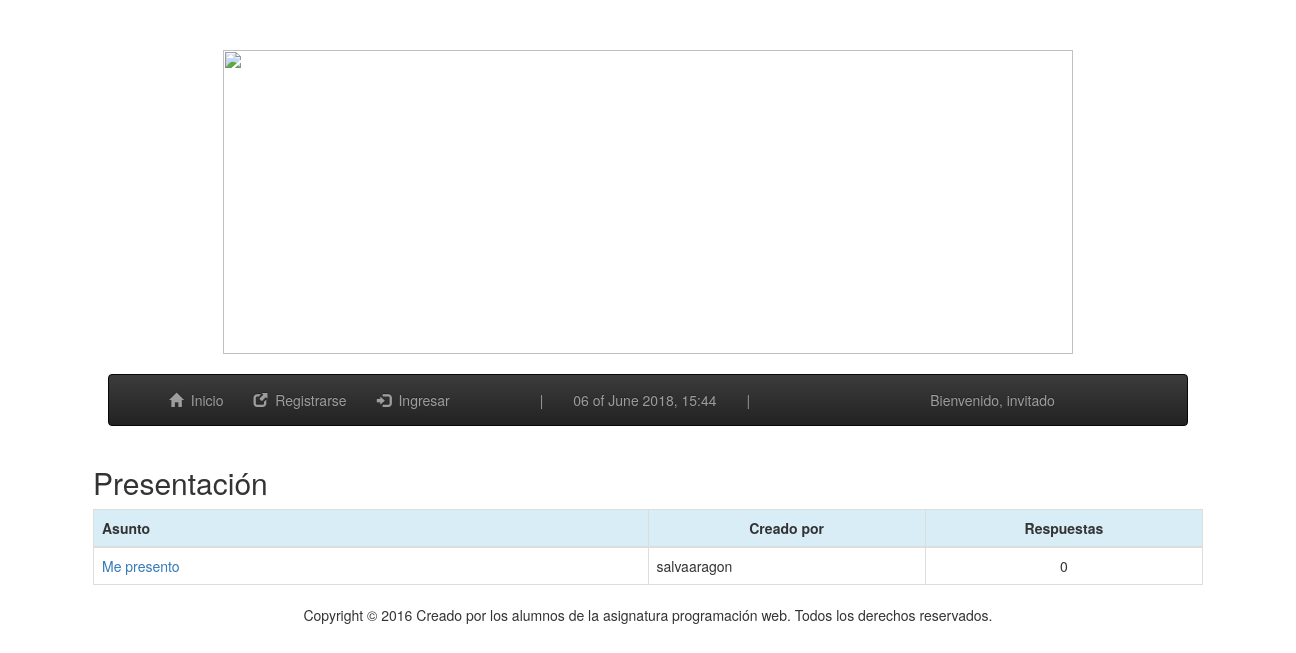
The page /index.php/foro/subforoSinLogin/2 on the database its author committed.
### tables this page shows
CREATE TABLE `subforo` (
  `Id` int(11) NOT NULL,
  `Id_Seccion` int(11) NOT NULL,
  `Nombre` varchar(32) NOT NULL,
  `Descripcion` varchar(512) NOT NULL
);

CREATE TABLE `post` (
  `Id` int(11) NOT NULL,
  `Id_Subforo` int(11) NOT NULL,
  `Id_Usuario` int(11) NOT NULL,
  `Nombre` varchar(128) NOT NULL,
  `Palabras` varchar(64) NOT NULL,
  `Descripcion` varchar(8192) NOT NULL,
  `fechaCreacion` date DEFAULT NULL
);

CREATE TABLE `usuario` (
  `Id` int(11) NOT NULL,
  `Nick` varchar(16) NOT NULL,
  `Password` varchar(32) NOT NULL,
  `Nombre` varchar(32) DEFAULT NULL,
  `Apellidos` varchar(128) DEFAULT NULL,
  `Correo` varchar(32) NOT NULL,
  `NumeroReportes` int(11) NOT NULL,
  `EstaBaneado` tinyint(1) NOT NULL,
  `EsAdmin` tinyint(1) NOT NULL,
  `imagen` varchar(32) NOT NULL
);

### application/controllers/foro.php (called while the page is built, shortened)
<?php
	class Foro extends CI_Controller
	{
		function subforoSinLogin($id = 0)
		{
			if((int)$id <= 0)
			{
				echo "Error, no existe un subforo con esta id.";
			}
			else
			{
				$this->load->helper('date');
				$this->load->helper('url');
				$this->load->model("foro_model", "foro");
				$vars['query'] = $this->foro->getPosts($id);
				$this->load->view("foro/subforonologueado", $vars);
			}
		}
	}
?>

### index.php (called while the page is built, shortened)
<?php
require_once BASEPATH.'core/CodeIgniter.php';

### application/models/foro_model.php (called while the page is built, shortened)
<?php
	class Foro_model extends CI_Model
	{
		function getNombreSubforo($Id = 0)
		{
			$this->db->where("Id", $Id);
			$this->db->select("Nombre");
			$q = $this->db->get("Subforo");
			return $q->result();
		}
		function getPosts($Id_Subforo = 0)
		{
			$this->db->where("Id_Subforo", $Id_Subforo);
			$q = $this->db->get("Post");
			return $q;
		}
		function getNumComentarios($Id_Post)
		{
			$this->db->select('COUNT(Id) as total');
			$this->db->where("Id_Post", $Id_Post);
			$q = $this->db->get('Comentario');
			return $q;
		}
		function getNickUsuario($Id_Usuario)
		{
			$this->db->where("Id", $Id_Usuario);
			$q = $this->db->get("Usuario");
			return $q->result();
		}
	}
?>

### application/views/foro/subforonologueado.php (the view, shortened to what this page needs)
<!DOCTYPE HTML>
<html>
<head>
	<link rel="stylesheet" type="text/css" href="<?php echo base_url(); ?>estilos/estilo.css" />
<link rel="stylesheet" href="https://maxcdn.bootstrapcdn.com/bootstrap/3.3.7/css/bootstrap.min.css">
<link rel="stylesheet" href="https://maxcdn.bootstrapcdn.com/bootstrap/3.3.7/css/bootstrap-theme.min.css">
</head>
<body>
    <div class="container" >
		<center><img src="<?=base_url()?>imagenes/logoforo" WIDTH = 850 height =304>
	</div>
		<br>
    <nav class="navbar navbar-inverse col-md-10 col-md-offset-1">
      <div class="container">
        <div id="navbar" class="collapse navbar-collapse">
          <ul class="nav navbar-nav">
					<li><a href="<?=base_url()?>">
            	<span class="glyphicon glyphicon-home"></span>&nbsp;
            	Inicio</a></li>
            <li><a href="<?=base_url()?>index.php/foro/registro">
            	<span class="glyphicon glyphicon-new-window"></span>&nbsp;
            	Registrarse</a></li>
            <li><a href="<?=base_url()?>index.php/foro/inicio_sesion">
            	<span class="glyphicon glyphicon-log-in"></span>&nbsp;
            	Ingresar</a></li>
            <li><a></a></li>
        	<li><a></a></li></li><li><a>|</a></li>
            		<li><a><?php date_default_timezone_set("Europe/Madrid");
        					$datestring = '%d of %F %Y, %H:%i';
        					$time = time();
					 		echo mdate($datestring, $time);
					 	?>
					</a></li>
			<li><a>|</a></li>
			<li><a></a></li>
			<li><a></a></li>
			<li><a></a></li>
			<li><a></a></li>
			<li><a></a></li>
			<li><a>Bienvenido, invitado</a></li>
          </ul>
        </div>
      </div>
    </nav>
    <div class="container">
        <p>
<?php
	echo '<div class="col-md-12">';
	echo '<table class="table table-bordered"><thead>';
	$nombre = $this->foro->getNombreSubforo((int)$this->uri->segment(3));
			foreach($nombre as $row)
		echo '<h2>'.$row->Nombre.'</h2>';
	echo '<tr class="info">';
	echo '<th class="col-sm-4">Asunto</th>';
	echo '<th class="col-sm-1"><center>Creado por</th>';
	echo '<th class="col-sm-1"><center>Respuestas</th>';
	echo '</tr>';
	echo '</thead>';
	echo '<tbody>';
	echo '<ul>';
	if($query->num_rows() > 0)
	{
		foreach($query->result() as $row)
		{
			echo '<tr><td class="col-sm-2"><a href="'.base_url().'index.php/foro/postNoLogueado/'.$row->Id.'">'
				.$row->Nombre.'</a></td>';
			$usuario = $this->foro->getNickUsuario($row->Id_Usuario);
			foreach($usuario as $row2)
				echo '<td class="col-sm-2">'.$row2->Nick.'</td>';
			$comentarios = $this->foro->getNumComentarios($row->Id);
			foreach($comentarios->result() as $row3)
				echo '<td class="col-sm-2"><center>'.$row3->total.'</td>';
		}
		echo '</ul>';
	}
		else
		{
			echo '<tr><td colspan="4">No hay ningun post creado</td></tr>';
		}
		echo '</tbody></table></div>';
	?>
	</p>
    </div>
    <center>Copyright © 2016 Creado por los alumnos de la asignatura programación web. Todos los derechos
    reservados.
    <br>
</body>
</html>

### estilos/estilo.css (style rules this page uses)
body { padding-top: 50px; }

### rows shown on the page
subforo: Nombre "Presentación"
post: Nombre "Me presento", total "0"
usuario: Nick "salvaaragon"
